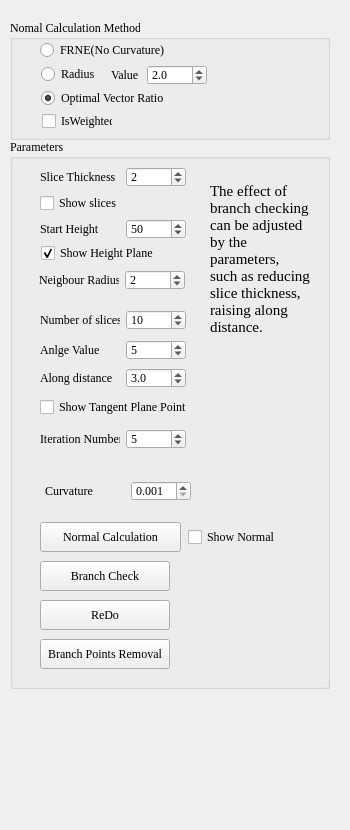
<?xml version="1.0" encoding="UTF-8"?>
<ui version="4.0">
 <class>BranchRemovalByTangentPlaneFormAndStemAxisCurve</class>
 <widget class="QWidget" name="BranchRemovalByTangentPlaneFormAndStemAxisCurve">
  <property name="geometry">
   <rect>
    <x>0</x>
    <y>0</y>
    <width>350</width>
    <height>830</height>
   </rect>
  </property>
  <property name="font">
   <font>
    <family>Times New Roman</family>
    <pointsize>9</pointsize>
   </font>
  </property>
  <property name="windowTitle">
   <string>Form</string>
  </property>
  <widget class="QGroupBox" name="groupBox">
   <property name="enabled">
    <bool>true</bool>
   </property>
   <property name="geometry">
    <rect>
     <x>10</x>
     <y>139</y>
     <width>320</width>
     <height>550</height>
    </rect>
   </property>
   <property name="minimumSize">
    <size>
     <width>320</width>
     <height>550</height>
    </size>
   </property>
   <property name="maximumSize">
    <size>
     <width>320</width>
     <height>550</height>
    </size>
   </property>
   <property name="title">
    <string>Parameters</string>
   </property>
   <widget class="QCheckBox" name="checkBoxSlices">
    <property name="geometry">
     <rect>
      <x>30</x>
      <y>56</y>
      <width>181</width>
      <height>16</height>
     </rect>
    </property>
    <property name="text">
     <string>Show slices</string>
    </property>
   </widget>
   <widget class="QWidget" name="layoutWidget">
    <property name="geometry">
     <rect>
      <x>30</x>
      <y>27</y>
      <width>148</width>
      <height>22</height>
     </rect>
    </property>
    <layout class="QHBoxLayout" name="horizontalLayout_7">
     <item>
      <widget class="QLabel" name="labelThickNess_2">
       <property name="minimumSize">
        <size>
         <width>80</width>
         <height>20</height>
        </size>
       </property>
       <property name="maximumSize">
        <size>
         <width>80</width>
         <height>20</height>
        </size>
       </property>
       <property name="text">
        <string>Slice Thickness</string>
       </property>
      </widget>
     </item>
     <item>
      <widget class="QSpinBox" name="spinBoxThickNess">
       <property name="minimumSize">
        <size>
         <width>60</width>
         <height>20</height>
        </size>
       </property>
       <property name="maximumSize">
        <size>
         <width>60</width>
         <height>20</height>
        </size>
       </property>
       <property name="minimum">
        <number>1</number>
       </property>
       <property name="maximum">
        <number>10</number>
       </property>
       <property name="singleStep">
        <number>1</number>
       </property>
       <property name="value">
        <number>2</number>
       </property>
      </widget>
     </item>
    </layout>
   </widget>
   <widget class="QPushButton" name="pushButtonRemoval">
    <property name="geometry">
     <rect>
      <x>30</x>
      <y>500</y>
      <width>130</width>
      <height>30</height>
     </rect>
    </property>
    <property name="minimumSize">
     <size>
      <width>130</width>
      <height>30</height>
     </size>
    </property>
    <property name="text">
     <string>Branch Points Removal</string>
    </property>
   </widget>
   <widget class="QPushButton" name="pushButtonRedo">
    <property name="geometry">
     <rect>
      <x>30</x>
      <y>461</y>
      <width>130</width>
      <height>30</height>
     </rect>
    </property>
    <property name="minimumSize">
     <size>
      <width>130</width>
      <height>30</height>
     </size>
    </property>
    <property name="text">
     <string>ReDo</string>
    </property>
   </widget>
   <widget class="QWidget" name="layoutWidget_2">
    <property name="geometry">
     <rect>
      <x>30</x>
      <y>200</y>
      <width>148</width>
      <height>22</height>
     </rect>
    </property>
    <layout class="QHBoxLayout" name="horizontalLayout_8">
     <item>
      <widget class="QLabel" name="labelThickNess_3">
       <property name="minimumSize">
        <size>
         <width>80</width>
         <height>20</height>
        </size>
       </property>
       <property name="maximumSize">
        <size>
         <width>80</width>
         <height>20</height>
        </size>
       </property>
       <property name="whatsThis">
        <string>The angle value for angle partition</string>
       </property>
       <property name="text">
        <string>Anlge Value</string>
       </property>
      </widget>
     </item>
     <item>
      <widget class="QSpinBox" name="spinBoxAngleValue">
       <property name="minimumSize">
        <size>
         <width>60</width>
         <height>20</height>
        </size>
       </property>
       <property name="maximumSize">
        <size>
         <width>60</width>
         <height>20</height>
        </size>
       </property>
       <property name="minimum">
        <number>1</number>
       </property>
       <property name="maximum">
        <number>30</number>
       </property>
       <property name="singleStep">
        <number>1</number>
       </property>
       <property name="value">
        <number>5</number>
       </property>
      </widget>
     </item>
    </layout>
   </widget>
   <widget class="QWidget" name="layoutWidget_3">
    <property name="geometry">
     <rect>
      <x>30</x>
      <y>228</y>
      <width>148</width>
      <height>22</height>
     </rect>
    </property>
    <layout class="QHBoxLayout" name="horizontalLayout_9">
     <item>
      <widget class="QLabel" name="labelThickNess_4">
       <property name="minimumSize">
        <size>
         <width>80</width>
         <height>20</height>
        </size>
       </property>
       <property name="maximumSize">
        <size>
         <width>80</width>
         <height>20</height>
        </size>
       </property>
       <property name="text">
        <string>Along distance</string>
       </property>
      </widget>
     </item>
     <item>
      <widget class="QDoubleSpinBox" name="doubleSpinBoxAlongDistance">
       <property name="minimumSize">
        <size>
         <width>60</width>
         <height>20</height>
        </size>
       </property>
       <property name="maximumSize">
        <size>
         <width>60</width>
         <height>20</height>
        </size>
       </property>
       <property name="decimals">
        <number>1</number>
       </property>
       <property name="minimum">
        <double>0.000000000000000</double>
       </property>
       <property name="maximum">
        <double>20.000000000000000</double>
       </property>
       <property name="singleStep">
        <double>0.100000000000000</double>
       </property>
       <property name="value">
        <double>3.000000000000000</double>
       </property>
      </widget>
     </item>
    </layout>
   </widget>
   <widget class="QPushButton" name="pushButtonBranchCheck">
    <property name="geometry">
     <rect>
      <x>30</x>
      <y>422</y>
      <width>130</width>
      <height>30</height>
     </rect>
    </property>
    <property name="minimumSize">
     <size>
      <width>130</width>
      <height>30</height>
     </size>
    </property>
    <property name="text">
     <string>Branch Check</string>
    </property>
   </widget>
   <widget class="QWidget" name="layoutWidget_4">
    <property name="geometry">
     <rect>
      <x>30</x>
      <y>79</y>
      <width>148</width>
      <height>22</height>
     </rect>
    </property>
    <layout class="QHBoxLayout" name="horizontalLayout_10">
     <item>
      <widget class="QLabel" name="labelThickNess_5">
       <property name="minimumSize">
        <size>
         <width>80</width>
         <height>20</height>
        </size>
       </property>
       <property name="maximumSize">
        <size>
         <width>80</width>
         <height>20</height>
        </size>
       </property>
       <property name="text">
        <string>Start Height</string>
       </property>
      </widget>
     </item>
     <item>
      <widget class="QSpinBox" name="spinBoxStartHeight">
       <property name="minimumSize">
        <size>
         <width>60</width>
         <height>20</height>
        </size>
       </property>
       <property name="maximumSize">
        <size>
         <width>60</width>
         <height>20</height>
        </size>
       </property>
       <property name="minimum">
        <number>1</number>
       </property>
       <property name="maximum">
        <number>3000</number>
       </property>
       <property name="singleStep">
        <number>1</number>
       </property>
       <property name="value">
        <number>50</number>
       </property>
      </widget>
     </item>
    </layout>
   </widget>
   <widget class="QWidget" name="layoutWidget_5">
    <property name="geometry">
     <rect>
      <x>29</x>
      <y>130</y>
      <width>148</width>
      <height>22</height>
     </rect>
    </property>
    <layout class="QHBoxLayout" name="horizontalLayout_11">
     <item>
      <widget class="QLabel" name="labelThickNess_6">
       <property name="minimumSize">
        <size>
         <width>80</width>
         <height>20</height>
        </size>
       </property>
       <property name="maximumSize">
        <size>
         <width>80</width>
         <height>20</height>
        </size>
       </property>
       <property name="statusTip">
        <string>The number of successive sections for tangent plane calculation</string>
       </property>
       <property name="text">
        <string>Neigbour Radius</string>
       </property>
      </widget>
     </item>
     <item>
      <widget class="QSpinBox" name="spinBoxRadius">
       <property name="minimumSize">
        <size>
         <width>60</width>
         <height>20</height>
        </size>
       </property>
       <property name="maximumSize">
        <size>
         <width>60</width>
         <height>20</height>
        </size>
       </property>
       <property name="minimum">
        <number>1</number>
       </property>
       <property name="maximum">
        <number>20</number>
       </property>
       <property name="singleStep">
        <number>1</number>
       </property>
       <property name="value">
        <number>2</number>
       </property>
      </widget>
     </item>
    </layout>
   </widget>
   <widget class="QCheckBox" name="checkBoxShowTangentPoint">
    <property name="geometry">
     <rect>
      <x>30</x>
      <y>260</y>
      <width>181</width>
      <height>16</height>
     </rect>
    </property>
    <property name="text">
     <string>Show Tangent Plane Point</string>
    </property>
   </widget>
   <widget class="QLabel" name="label">
    <property name="geometry">
     <rect>
      <x>200</x>
      <y>20</y>
      <width>100</width>
      <height>200</height>
     </rect>
    </property>
    <property name="minimumSize">
     <size>
      <width>100</width>
      <height>200</height>
     </size>
    </property>
    <property name="maximumSize">
     <size>
      <width>100</width>
      <height>200</height>
     </size>
    </property>
    <property name="font">
     <font>
      <pointsize>11</pointsize>
     </font>
    </property>
    <property name="text">
     <string>The effect of branch checking can be adjusted by the parameters, such as reducing slice thickness, raising along distance.  </string>
    </property>
    <property name="wordWrap">
     <bool>true</bool>
    </property>
   </widget>
   <widget class="QWidget" name="layoutWidget_6">
    <property name="geometry">
     <rect>
      <x>30</x>
      <y>170</y>
      <width>148</width>
      <height>22</height>
     </rect>
    </property>
    <layout class="QHBoxLayout" name="horizontalLayout_12">
     <item>
      <widget class="QLabel" name="labelThickNess_7">
       <property name="minimumSize">
        <size>
         <width>80</width>
         <height>20</height>
        </size>
       </property>
       <property name="maximumSize">
        <size>
         <width>80</width>
         <height>20</height>
        </size>
       </property>
       <property name="statusTip">
        <string>The number of successive sections for tangent plane calculation</string>
       </property>
       <property name="text">
        <string>Number of slices</string>
       </property>
      </widget>
     </item>
     <item>
      <widget class="QSpinBox" name="spinBoxSectionNumber_2">
       <property name="minimumSize">
        <size>
         <width>60</width>
         <height>20</height>
        </size>
       </property>
       <property name="maximumSize">
        <size>
         <width>60</width>
         <height>20</height>
        </size>
       </property>
       <property name="minimum">
        <number>1</number>
       </property>
       <property name="maximum">
        <number>20</number>
       </property>
       <property name="singleStep">
        <number>1</number>
       </property>
       <property name="value">
        <number>10</number>
       </property>
      </widget>
     </item>
    </layout>
   </widget>
   <widget class="QPushButton" name="pushButtonNormalCacluation">
    <property name="enabled">
     <bool>true</bool>
    </property>
    <property name="geometry">
     <rect>
      <x>30</x>
      <y>383</y>
      <width>141</width>
      <height>30</height>
     </rect>
    </property>
    <property name="minimumSize">
     <size>
      <width>130</width>
      <height>30</height>
     </size>
    </property>
    <property name="text">
     <string>Normal Calculation</string>
    </property>
   </widget>
   <widget class="QWidget" name="layoutWidget_7">
    <property name="geometry">
     <rect>
      <x>30</x>
      <y>289</y>
      <width>148</width>
      <height>22</height>
     </rect>
    </property>
    <layout class="QHBoxLayout" name="horizontalLayout_13">
     <item>
      <widget class="QLabel" name="labelThickNess_8">
       <property name="minimumSize">
        <size>
         <width>80</width>
         <height>20</height>
        </size>
       </property>
       <property name="maximumSize">
        <size>
         <width>80</width>
         <height>20</height>
        </size>
       </property>
       <property name="statusTip">
        <string>The number of successive sections for tangent plane calculation</string>
       </property>
       <property name="text">
        <string>Iteration Number</string>
       </property>
      </widget>
     </item>
     <item>
      <widget class="QSpinBox" name="spinBoxIterationNumber">
       <property name="minimumSize">
        <size>
         <width>60</width>
         <height>20</height>
        </size>
       </property>
       <property name="maximumSize">
        <size>
         <width>60</width>
         <height>20</height>
        </size>
       </property>
       <property name="minimum">
        <number>1</number>
       </property>
       <property name="maximum">
        <number>20</number>
       </property>
       <property name="singleStep">
        <number>1</number>
       </property>
       <property name="value">
        <number>5</number>
       </property>
      </widget>
     </item>
    </layout>
   </widget>
   <widget class="QCheckBox" name="checkBoxShowNormal">
    <property name="geometry">
     <rect>
      <x>178</x>
      <y>390</y>
      <width>181</width>
      <height>16</height>
     </rect>
    </property>
    <property name="text">
     <string>Show Normal</string>
    </property>
   </widget>
   <widget class="QCheckBox" name="checkBoxShowHeightPlane">
    <property name="geometry">
     <rect>
      <x>31</x>
      <y>106</y>
      <width>140</width>
      <height>16</height>
     </rect>
    </property>
    <property name="text">
     <string>Show Height Plane</string>
    </property>
    <property name="checked">
     <bool>true</bool>
    </property>
   </widget>
   <widget class="QWidget" name="layoutWidget_8">
    <property name="geometry">
     <rect>
      <x>35</x>
      <y>341</y>
      <width>148</width>
      <height>22</height>
     </rect>
    </property>
    <layout class="QHBoxLayout" name="horizontalLayout_14">
     <item>
      <widget class="QLabel" name="labelThickNess_9">
       <property name="minimumSize">
        <size>
         <width>80</width>
         <height>20</height>
        </size>
       </property>
       <property name="maximumSize">
        <size>
         <width>80</width>
         <height>20</height>
        </size>
       </property>
       <property name="text">
        <string>Curvature</string>
       </property>
      </widget>
     </item>
     <item>
      <widget class="QDoubleSpinBox" name="doubleSpinBoxCurvature">
       <property name="minimumSize">
        <size>
         <width>60</width>
         <height>20</height>
        </size>
       </property>
       <property name="maximumSize">
        <size>
         <width>60</width>
         <height>20</height>
        </size>
       </property>
       <property name="decimals">
        <number>3</number>
       </property>
       <property name="minimum">
        <double>0.001000000000000</double>
       </property>
       <property name="maximum">
        <double>1.000000000000000</double>
       </property>
       <property name="singleStep">
        <double>0.005000000000000</double>
       </property>
       <property name="value">
        <double>0.001000000000000</double>
       </property>
      </widget>
     </item>
    </layout>
   </widget>
  </widget>
  <widget class="QGroupBox" name="groupBox_2">
   <property name="geometry">
    <rect>
     <x>10</x>
     <y>20</y>
     <width>320</width>
     <height>120</height>
    </rect>
   </property>
   <property name="minimumSize">
    <size>
     <width>320</width>
     <height>120</height>
    </size>
   </property>
   <property name="maximumSize">
    <size>
     <width>320</width>
     <height>120</height>
    </size>
   </property>
   <property name="title">
    <string>Nomal Calculation Method</string>
   </property>
   <widget class="QRadioButton" name="radioButton_Radius">
    <property name="geometry">
     <rect>
      <x>31</x>
      <y>46</y>
      <width>61</width>
      <height>16</height>
     </rect>
    </property>
    <property name="text">
     <string>Radius</string>
    </property>
   </widget>
   <widget class="QRadioButton" name="radioButton_OVR">
    <property name="geometry">
     <rect>
      <x>31</x>
      <y>70</y>
      <width>131</width>
      <height>16</height>
     </rect>
    </property>
    <property name="text">
     <string>Optimal Vector Ratio</string>
    </property>
    <property name="checked">
     <bool>true</bool>
    </property>
   </widget>
   <widget class="QRadioButton" name="radioButton_FRNE">
    <property name="geometry">
     <rect>
      <x>30</x>
      <y>22</y>
      <width>131</width>
      <height>16</height>
     </rect>
    </property>
    <property name="text">
     <string>FRNE(No Curvature)</string>
    </property>
   </widget>
   <widget class="QCheckBox" name="checkBox_Weighted">
    <property name="geometry">
     <rect>
      <x>32</x>
      <y>93</y>
      <width>71</width>
      <height>16</height>
     </rect>
    </property>
    <property name="text">
     <string>IsWeighted</string>
    </property>
   </widget>
   <widget class="QWidget" name="layoutWidget">
    <property name="geometry">
     <rect>
      <x>101</x>
      <y>44</y>
      <width>98</width>
      <height>22</height>
     </rect>
    </property>
    <layout class="QHBoxLayout" name="horizontalLayout">
     <item>
      <widget class="QLabel" name="labelThickNess_11">
       <property name="minimumSize">
        <size>
         <width>30</width>
         <height>20</height>
        </size>
       </property>
       <property name="maximumSize">
        <size>
         <width>30</width>
         <height>20</height>
        </size>
       </property>
       <property name="text">
        <string>Value</string>
       </property>
      </widget>
     </item>
     <item>
      <widget class="QDoubleSpinBox" name="doubleSpinBox_RadiusForNormalEstimation">
       <property name="minimumSize">
        <size>
         <width>60</width>
         <height>20</height>
        </size>
       </property>
       <property name="maximumSize">
        <size>
         <width>60</width>
         <height>20</height>
        </size>
       </property>
       <property name="decimals">
        <number>1</number>
       </property>
       <property name="minimum">
        <double>0.000000000000000</double>
       </property>
       <property name="maximum">
        <double>20.000000000000000</double>
       </property>
       <property name="singleStep">
        <double>0.100000000000000</double>
       </property>
       <property name="value">
        <double>2.000000000000000</double>
       </property>
      </widget>
     </item>
    </layout>
   </widget>
  </widget>
 </widget>
 <tabstops>
  <tabstop>spinBoxThickNess</tabstop>
  <tabstop>checkBoxSlices</tabstop>
  <tabstop>spinBoxStartHeight</tabstop>
  <tabstop>spinBoxRadius</tabstop>
  <tabstop>spinBoxAngleValue</tabstop>
  <tabstop>doubleSpinBoxAlongDistance</tabstop>
  <tabstop>pushButtonBranchCheck</tabstop>
  <tabstop>pushButtonRedo</tabstop>
  <tabstop>pushButtonRemoval</tabstop>
 </tabstops>
 <resources/>
 <connections/>
</ui>
